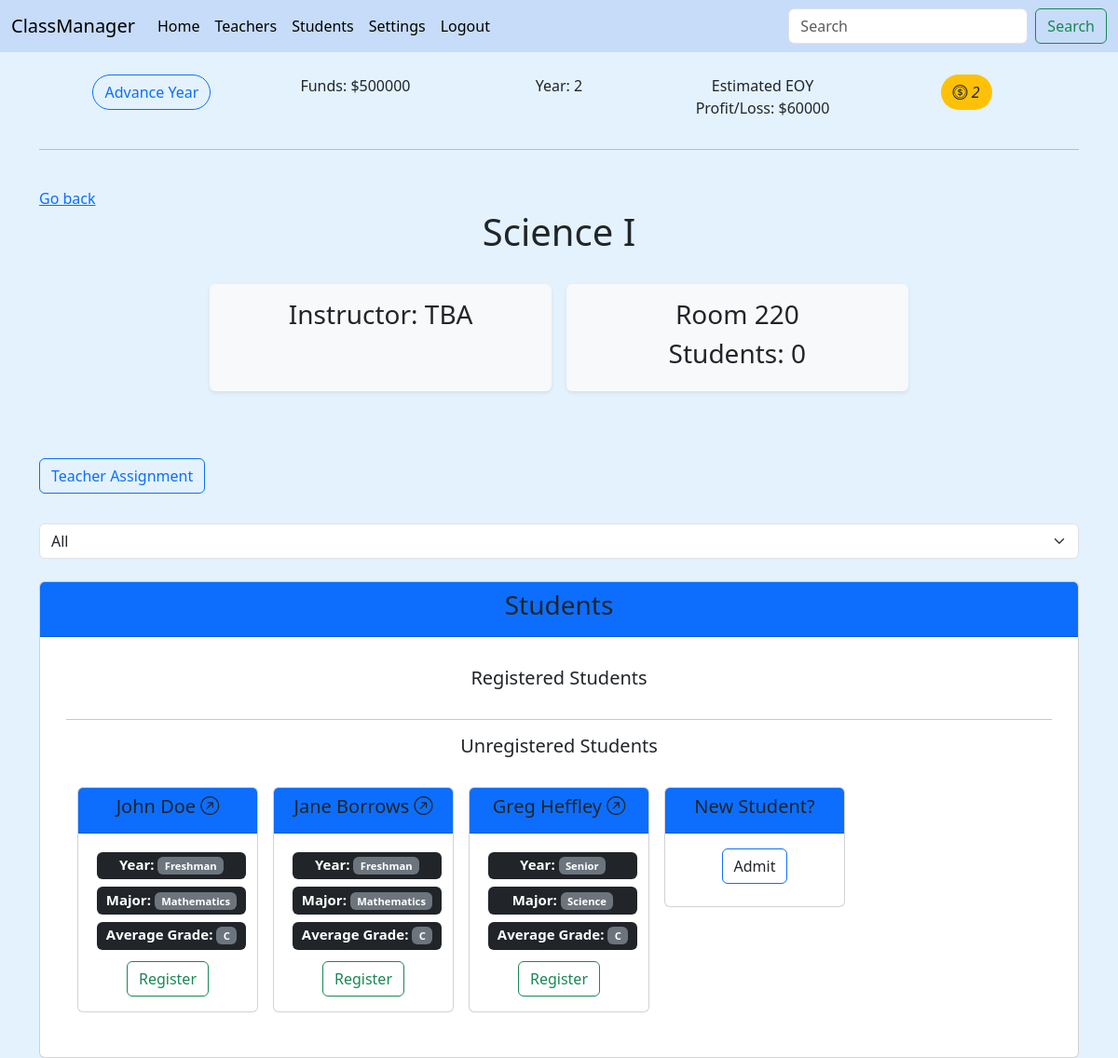
Page /class_view/Science I (signed in) on the committed database.
### main/models.py (models this page shows, shortened)
class School(models.Model):
    user = models.OneToOneField(User, on_delete=models.CASCADE, blank=True, null=True)
    name = models.CharField(max_length=30, default="My New School")
    player_name = models.CharField(max_length=30, unique=True)
    year = models.IntegerField(default=1)
    actionTokens = models.IntegerField(default=3)
    money = models.IntegerField(validators=[MinValueValidator(0), MaxValueValidator(1000000000)], blank=True, null=True, default=500000)
    tuition = models.IntegerField(validators=[MinValueValidator(0), MaxValueValidator(100000)], blank=True, null=True, default=10000)
    def checkTokens(self):
        return self.actionTokens

class Class(models.Model):
    user = models.ForeignKey(User, on_delete=models.CASCADE, blank=True, null=True)
    name = models.CharField(max_length=60, unique=True)
    building = models.ForeignKey(Subject, on_delete=models.CASCADE, blank=True, null=True)
    room = models.IntegerField(validators=[MinValueValidator(0), MaxValueValidator(1000)], blank=True, null=True)
    teacher = models.ForeignKey(Teacher, related_name="taught_by", on_delete=models.DO_NOTHING, blank=True, null=True)
    students = models.ManyToManyField(Student, related_name="taken_by", blank=True)
    def __str__(self):
        return (
                f"{self.name}"
        )

class Student(models.Model):
    user = models.ForeignKey(User, on_delete=models.CASCADE, blank=True, null=True)
    first_name = models.CharField(max_length=50)
    last_name = models.CharField(max_length=50)
    major = models.ForeignKey(Subject, on_delete=models.CASCADE, blank=True, null=True)
    year = models.IntegerField(validators=[MinValueValidator(0), MaxValueValidator(4)], blank=True, null=True, default=0)
    average_grade = models.CharField(max_length=1, default='C')
    def __str__(self):
        return (
                f"{self.first_name+' '+self.last_name}"
        )
    def getYear(self):
        if self.year == 1:
            return 'Freshman'
        elif self.year == 2:
            return 'Sophomore'
        elif self.year == 3:
            return 'Junior'
        else:
            return 'Senior'

class Subject(models.Model):
    user = models.ForeignKey(User, on_delete=models.CASCADE, blank=True, null=True)
    name = models.CharField(max_length=60, unique=True)
    def __str__(self):
        return (
                f"{self.name}"
        )

### main/views.py (the view, shortened to what this page needs)
# urls.py: path('class_view/<str:name>', views.class_view, name='class'),
@login_required(login_url="main:login_view")
def class_view(request, name):
    user = get_object_or_404(User, id=request.user.id)
    user_school = get_object_or_404(School, user_id=user.id)
    subjects = Subject.objects.filter(user_id=user.id)
    user_class = get_object_or_404(Class, user_id=user.id, name=name)
    students = Student.objects.filter(user_id=user.id)
    teacherForm = TeacherForm()
    studentForm = StudentForm()
    costs = computeFinancials(user, user_school)
    return render(request, "main/class.html", {
        'school': user_school,
        'class': user_class,
        'students': students,
        'subjects': subjects,
        'teacherForm': teacherForm,
        'studentForm': studentForm,
        'costs': costs,
    })

### main/forms.py
class TeacherForm(forms.ModelForm):
    class Meta:
        model = Teacher
        fields = '__all__'
        exclude = ['user', 'subject', 'salary']

class StudentForm(forms.ModelForm):
    class Meta:
        model = Student
        fields = '__all__'
        exclude = ['user', 'major', 'year', 'average_grade']

### main/gameFunctions.py (called while the page is built)
def computeFinancials(user, school):
    teachers = Teacher.objects.filter(user_id=user.id)
    studentCount = Student.objects.filter(user_id=user.id).count()
    tuition = school.tuition
    profit = tuition*studentCount
    losses = sum(teacher.salary for teacher in teachers)
    return profit-losses

### main/models.py (called while the page is built)
    def __str__(self):
        return (
                f"{self.first_name+' '+self.last_name}"
        )

### main/templates/main/class.html (shortened to what this page needs)
{% extends "main/base.html" %}
{% block content %}
{% if request.user.is_authenticated %}
<a href="{% url 'main:building' class.building.id %}">Go back</a>
<h1>
  <center>{{class|capfirst}}</center>
</h1>
<br>
<div class="container text-center">
  <div class="row g-2 justify-content-center">
    <div class="col-4 m-2 shadow-sm p-3 mb-5 bg-body-tertiary rounded bg-light">
      {% if class.teacher %}
      <h3>{{class.teacher.get_skill_display}}:</h3>
      <h3><a class="col-header" href="{% url 'main:teacher' class.teacher.id %}">{{class.teacher|title}}</a></h3>
      {% else %}
      <h3>Instructor: TBA</h3>
      {% endif %}
    </div>
    <div class="col-4 m-2 shadow-sm p-3 mb-5 bg-body-tertiary rounded bg-light">
      <h3>Room {{ class.room }}</h3>
      <h3>Students: {{ class.students.all.count }}</h3>
    </div>
  </div>
</div>
<br />
<h3 class="d-inline-flex gap-1">
  <button class="btn btn-outline-primary" type="button" data-bs-toggle="collapse" data-bs-target="#collapseWidthExample"
    aria-expanded="false" aria-controls="collapseWidthExample">
    Teacher Assignment
  </button>
</h3>
<br>
<form action="" id="filter">
  <select class="form-select">
    <option value="all" selected>All</option>
  </select>
</form><br>
<div id="all" style="display: block" class="card">
  <div class="card-header bg-primary">
    <center>
      <h3 class="text-dark bg-primary fw-medium">Students</h3>
    </center>
  </div>
  <div class="card-body">
    <p class="card-text">
      {% include 'main/class_students.html'%}
    </p>
  </div>
</div>
{% endif %}
{% endblock %}

### main/templates/main/base.html (shortened to what this page needs)
<!DOCTYPE html>
<html>
<head>
  <link rel="stylesheet" href="https://cdn.jsdelivr.net/npm/bootstrap-icons@1.10.5/font/bootstrap-icons.css">
  {% load bootstrap5 %} {% bootstrap_css %} {% bootstrap_javascript %}
</head>
<body style="background-color: #e3f2fd;">
  <nav class="navbar navbar-expand-lg" style="background-color: #c7dcf8;">
    <div class="container-fluid">
      <a class="navbar-brand" href="{% url 'main:home' %}">ClassManager</a>
      <div class="collapse navbar-collapse" id="navbarSupportedContent">
        {% if request.user.is_authenticated %}
        <ul class="navbar-nav me-auto mb-2 mb-lg-0">
          <li class="nav-item">
            <a class="nav-link active" aria-current="page" href="{% url 'main:home' %}">Home</a>
          </li>
          <li class="nav-item">
            <a class="nav-link active" aria-current="page" href="{% url 'main:all_teachers' %}">Teachers</a>
          </li>
          <li class="nav-item">
            <a class="nav-link active" aria-current="page" href="{% url 'main:all_students' %}">Students</a>
          </li>
          <li class="nav-item">
            <a class="nav-link active" aria-current="page" href="{% url 'main:settings' %}">Settings</a>
          </li>
          <li class="nav-item">
            <a class="nav-link active" aria-current="page" href="{% url 'main:logout_view' %}">Logout</a>
          </li>
        </ul>
        <form class="d-flex" role="search" action="{% url 'main:search' %}">
          <input name="q" class="form-control me-2" type="search" placeholder="Search" aria-label="Search"
            list="findList">
          <button class="btn btn-outline-success" type="submit">Search</button>
        </form>
        {% endif %}
      </div>
    </div>
  </nav>
  <div class="container">
    {% if request.user.is_authenticated %}
    <br />
    <div class="row g-2 justify-content-evenly text-center">
      <a class="col-2" href="{% url 'main:nextYear' %}"><button type="button"
          class="btn btn-outline-primary rounded-pill">Advance Year</button></a>
      <p class="col-2">Funds: ${{school.money}}</p>
      <p class="col-2">Year: {{school.year}}</p>
      <p class="col-2">Estimated EOY Profit/Loss: ${{costs}}</p>
      <div class="col-2">
      <p class="rounded-pill btn bg-warning text-dark token-display"><i class="bi bi-coin">
          {{school.checkTokens}}</i></p></div>
    </div>
    <hr>
    {% endif %}
    <br />
    {% block content %}{% endblock %}
  </div>
</body>
</html>

### main/templates/main/class_students.html (shortened to what this page needs)
<center>
  <h5 class="fw-medium">Registered Students</h5>
</center>
<br>
<div id="student-all-container" class="container overflow-hidden text-center">
  <hr />
  <center>
    <h5>Unregistered Students</h5>
  </center>
  <br>
  <div id="student-all-container2" class="container overflow-hidden text-center">
    <div class="row row-cols-2 row-cols-lg-5 g-2 g-lg-3">
      {% for student in students %}
      {% if student not in class.students.all %}
      <div class="col-2">
        <div id="{{student.id}}" class="card mb-3" style="max-width: 18rem;">
          <div class="card-header bg-primary">
            <h5><a class="title-header link-dark bg-primary fw-medium"
                href="{% url 'main:student' student.id %}">{{student|title}} <i
                  class="bi bi-arrow-up-right-circle"></i></a></h5>
          </div>
          <div class="card-body">
            <h5 class="card-title">
              <span style="width: 100%;" class="m-1 badge bg-dark">Year: <span class="badge bg-secondary">
                  {{student.getYear}}</span></span>
              <br />
              <span style="width: 100%;" class="m-1 badge bg-dark">Major: <span class="badge bg-secondary">
                  {{student.major}}</span></span>
              <br />
              <span style="width: 100%;" class="m-1 badge bg-dark">Average Grade: <span class="badge bg-secondary"> {{student.average_grade}}</span></span>
            </h5>
            <form method="POST" action="" name="registration">
              <button class="btn btn-outline-success" type="submit" name="register" value="{{student.id}}">
                Register
              </button>
            </form>
          </div>
        </div>
      </div>
      {% endif %}
      {% endfor %}
      <div id="start_create_student" class="col-2">
        <div class="card mb-3" style="max-width: 18rem">
          <div class="card-header bg-primary">
            <h5 class="bg-primary fw-medium">New Student?</h5>
          </div>
          <div class="card-body">
            {% if school.checkTokens > 0 %}
            <button class="toggler card-title btn btn-outline-primary" id="student">Admit</button>
            {% else %}
            <span style="width: 100%;" class="badge bg-dark">No <i class="bi bi-coin text-warning"></i> left!</span>
            <br />
            <span style="width: 100%;" class="badge bg-dark">Advance Year for more <i
                class="bi bi-coin text-warning"></i>!</span>
            {% endif %}
          </div>
        </div>
      </div>
    </div>
  </div>
</div>

### main/templates/main/base.html (style rules this page uses)
.title-header { text-decoration: none; }

### rows in the picture
School: money "500000", year "2", checkTokens "2"
Class: name "Science I", room "220", students.all.count "0"
Student: {{ student.id }} 1 (drawn), first_name+last_name "John Doe", getYear "Freshman", major "Mathematics", average_grade "C"
Student: first_name+last_name "Jane Borrows", getYear "Freshman", major "Mathematics", average_grade "C", {{ student.id }} 2 (drawn)
Student: first_name+last_name "Greg Heffley", getYear "Senior", major "Science", average_grade "C", {{ student.id }} 3 (drawn)

### other values in the picture
{{ costs }} "60000"
